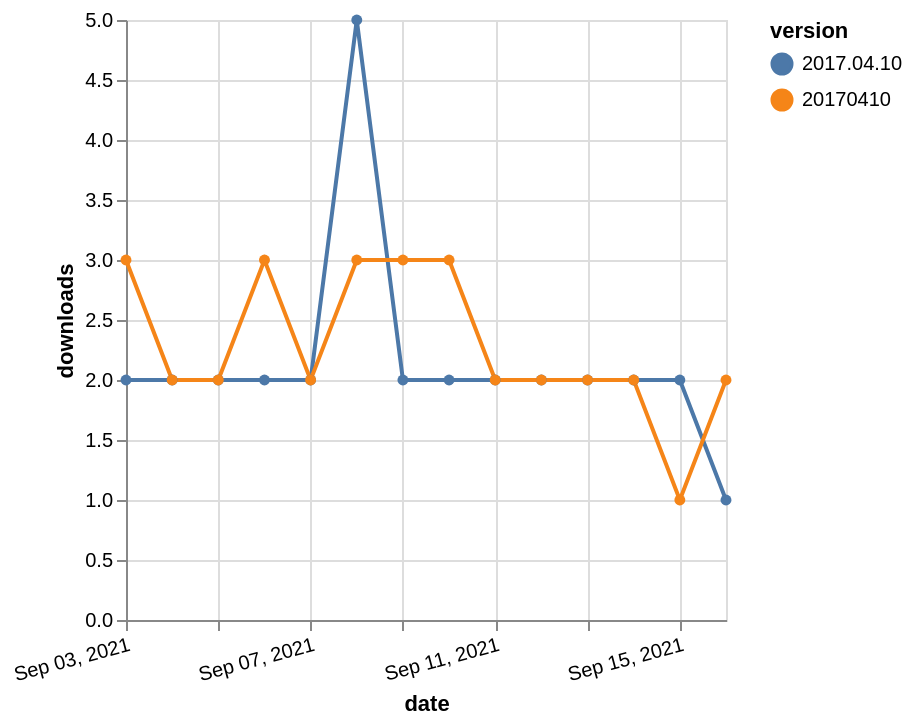

Here is the Vega-Lite specification saved for this chart:
### Vega-Lite specification from a JSON file in a GitHub repository (floating-point values rounded to 4 significant figures)
{"$schema": "https://vega.github.io/schema/vega-lite/v5.json", "description": "A simple bar chart with embedded data.", "data": {"values": [{"date": "2021-09-03", "total": 2486, "delta": 2, "version": "2017.04.10"}, {"date": "2021-09-04", "total": 2488, "delta": 2, "version": "2017.04.10"}, {"date": "2021-09-05", "total": 2490, "delta": 2, "version": "2017.04.10"}, {"date": "2021-09-06", "total": 2492, "delta": 2, "version": "2017.04.10"}, {"date": "2021-09-07", "total": 2494, "delta": 2, "version": "2017.04.10"}, {"date": "2021-09-08", "total": 2499, "delta": 5, "version": "2017.04.10"}, {"date": "2021-09-09", "total": 2501, "delta": 2, "version": "2017.04.10"}, {"date": "2021-09-10", "total": 2503, "delta": 2, "version": "2017.04.10"}, {"date": "2021-09-11", "total": 2505, "delta": 2, "version": "2017.04.10"}, {"date": "2021-09-12", "total": 2507, "delta": 2, "version": "2017.04.10"}, {"date": "2021-09-13", "total": 2509, "delta": 2, "version": "2017.04.10"}, {"date": "2021-09-14", "total": 2511, "delta": 2, "version": "2017.04.10"}, {"date": "2021-09-15", "total": 2513, "delta": 2, "version": "2017.04.10"}, {"date": "2021-09-16", "total": 2514, "delta": 1, "version": "2017.04.10"}, {"date": "2021-09-03", "total": 422, "delta": 3, "version": "20170410"}, {"date": "2021-09-04", "total": 424, "delta": 2, "version": "20170410"}, {"date": "2021-09-05", "total": 426, "delta": 2, "version": "20170410"}, {"date": "2021-09-06", "total": 429, "delta": 3, "version": "20170410"}, {"date": "2021-09-07", "total": 431, "delta": 2, "version": "20170410"}, {"date": "2021-09-08", "total": 434, "delta": 3, "version": "20170410"}, {"date": "2021-09-09", "total": 437, "delta": 3, "version": "20170410"}, {"date": "2021-09-10", "total": 440, "delta": 3, "version": "20170410"}, {"date": "2021-09-11", "total": 442, "delta": 2, "version": "20170410"}, {"date": "2021-09-12", "total": 444, "delta": 2, "version": "20170410"}, {"date": "2021-09-13", "total": 446, "delta": 2, "version": "20170410"}, {"date": "2021-09-14", "total": 448, "delta": 2, "version": "20170410"}, {"date": "2021-09-15", "total": 449, "delta": 1, "version": "20170410"}, {"date": "2021-09-16", "total": 451, "delta": 2, "version": "20170410"}]}, "width": "container", "mark": {"type": "line", "point": {"filled": true}}, "encoding": {"x": {"field": "date", "type": "temporal", "timeUnit": "yearmonthdate", "title": "date", "axis": {"labelAngle": -15}}, "y": {"field": "delta", "type": "quantitative", "title": "downloads"}, "color": {"field": "version", "type": "nominal"}, "tooltip": {"field": "delta"}}}
